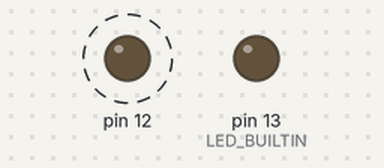
This sketch was run on a simulated Arduino Uno, built with avr-gcc and run on an emulated ATmega328P. Shown: output pins drawn as LEDs (lit = HIGH). Dashed ring = blinking.

Above: at 0.3 s.
Timing chart, 0 to 3.0 s (numbered marks = the images above):
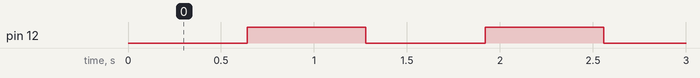

The sketch:

analogblinky.ino
```cpp
void setup() {
  // put your setup code here, to run once:
pinMode(LED_BUILTIN,OUTPUT);
}

int x = 0;

void loop() {

  analogWrite(12,x);
  delay(5);
  x++;
  if (x > 254)
    {
      x = 0;
    }
}
```

Measured:
- by itself, pin 12: alternates HIGH for 0.64 s and LOW for 0.64 s
